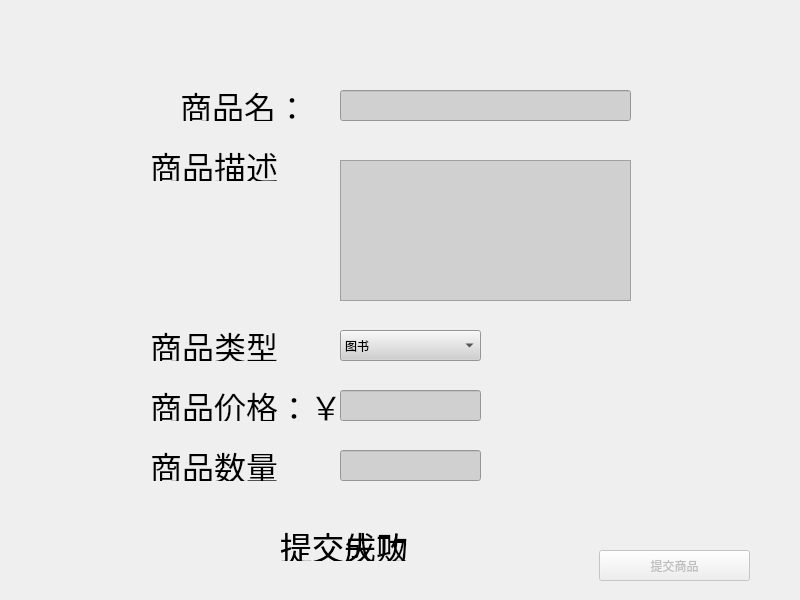
<?xml version="1.0" encoding="UTF-8"?>
<ui version="4.0">
 <class>new_project</class>
 <widget class="QWidget" name="new_project">
  <property name="geometry">
   <rect>
    <x>0</x>
    <y>0</y>
    <width>800</width>
    <height>600</height>
   </rect>
  </property>
  <property name="windowTitle">
   <string>Form</string>
  </property>
  <widget class="QLabel" name="proname_lb">
   <property name="geometry">
    <rect>
     <x>180</x>
     <y>90</y>
     <width>121</width>
     <height>31</height>
    </rect>
   </property>
   <property name="font">
    <font>
     <family>阿里巴巴普惠体 M</family>
     <pointsize>24</pointsize>
    </font>
   </property>
   <property name="text">
    <string>商品名：</string>
   </property>
  </widget>
  <widget class="QLabel" name="proinfor_lb">
   <property name="geometry">
    <rect>
     <x>150</x>
     <y>150</y>
     <width>141</width>
     <height>31</height>
    </rect>
   </property>
   <property name="font">
    <font>
     <family>阿里巴巴普惠体 M</family>
     <pointsize>24</pointsize>
    </font>
   </property>
   <property name="text">
    <string>商品描述：</string>
   </property>
  </widget>
  <widget class="QLabel" name="protype_lb">
   <property name="geometry">
    <rect>
     <x>150</x>
     <y>330</y>
     <width>141</width>
     <height>31</height>
    </rect>
   </property>
   <property name="font">
    <font>
     <family>阿里巴巴普惠体 M</family>
     <pointsize>24</pointsize>
    </font>
   </property>
   <property name="text">
    <string>商品类型：</string>
   </property>
  </widget>
  <widget class="QLabel" name="proprice_lb">
   <property name="geometry">
    <rect>
     <x>150</x>
     <y>390</y>
     <width>211</width>
     <height>31</height>
    </rect>
   </property>
   <property name="font">
    <font>
     <family>阿里巴巴普惠体 M</family>
     <pointsize>24</pointsize>
    </font>
   </property>
   <property name="text">
    <string>商品价格：￥</string>
   </property>
  </widget>
  <widget class="QLabel" name="pronumber_lb">
   <property name="geometry">
    <rect>
     <x>150</x>
     <y>450</y>
     <width>141</width>
     <height>31</height>
    </rect>
   </property>
   <property name="font">
    <font>
     <family>阿里巴巴普惠体 M</family>
     <pointsize>24</pointsize>
    </font>
   </property>
   <property name="text">
    <string>商品数量：</string>
   </property>
  </widget>
  <widget class="QLineEdit" name="proname_line">
   <property name="geometry">
    <rect>
     <x>340</x>
     <y>90</y>
     <width>291</width>
     <height>31</height>
    </rect>
   </property>
   <property name="styleSheet">
    <string notr="true">background-color: rgb(208, 208, 208);</string>
   </property>
  </widget>
  <widget class="QTextEdit" name="proinfor_text">
   <property name="geometry">
    <rect>
     <x>340</x>
     <y>160</y>
     <width>291</width>
     <height>141</height>
    </rect>
   </property>
   <property name="styleSheet">
    <string notr="true">background-color: rgb(208, 208, 208);</string>
   </property>
  </widget>
  <widget class="QPushButton" name="signup">
   <property name="enabled">
    <bool>false</bool>
   </property>
   <property name="geometry">
    <rect>
     <x>599</x>
     <y>550</y>
     <width>151</width>
     <height>31</height>
    </rect>
   </property>
   <property name="text">
    <string>提交商品</string>
   </property>
  </widget>
  <widget class="QComboBox" name="protype_line">
   <property name="geometry">
    <rect>
     <x>340</x>
     <y>330</y>
     <width>141</width>
     <height>31</height>
    </rect>
   </property>
   <property name="styleSheet">
    <string notr="true">background-color: rgb(208, 208, 208);</string>
   </property>
   <item>
    <property name="text">
     <string>图书</string>
    </property>
   </item>
   <item>
    <property name="text">
     <string>衣服</string>
    </property>
   </item>
   <item>
    <property name="text">
     <string>食品</string>
    </property>
   </item>
  </widget>
  <widget class="QLineEdit" name="proprice_line">
   <property name="geometry">
    <rect>
     <x>340</x>
     <y>390</y>
     <width>141</width>
     <height>31</height>
    </rect>
   </property>
   <property name="styleSheet">
    <string notr="true">background-color: rgb(208, 208, 208);</string>
   </property>
  </widget>
  <widget class="QLineEdit" name="pronumber_line">
   <property name="geometry">
    <rect>
     <x>340</x>
     <y>450</y>
     <width>141</width>
     <height>31</height>
    </rect>
   </property>
   <property name="styleSheet">
    <string notr="true">background-color: rgb(208, 208, 208);</string>
   </property>
  </widget>
  <widget class="QLabel" name="upSuccess">
   <property name="geometry">
    <rect>
     <x>280</x>
     <y>530</y>
     <width>141</width>
     <height>31</height>
    </rect>
   </property>
   <property name="font">
    <font>
     <family>阿里巴巴普惠体 M</family>
     <pointsize>24</pointsize>
    </font>
   </property>
   <property name="text">
    <string>提交成功！</string>
   </property>
  </widget>
  <widget class="QLabel" name="upFail">
   <property name="geometry">
    <rect>
     <x>280</x>
     <y>530</y>
     <width>141</width>
     <height>31</height>
    </rect>
   </property>
   <property name="font">
    <font>
     <family>阿里巴巴普惠体 M</family>
     <pointsize>24</pointsize>
    </font>
   </property>
   <property name="text">
    <string>提交失败！</string>
   </property>
  </widget>
 </widget>
 <resources/>
 <connections/>
</ui>
